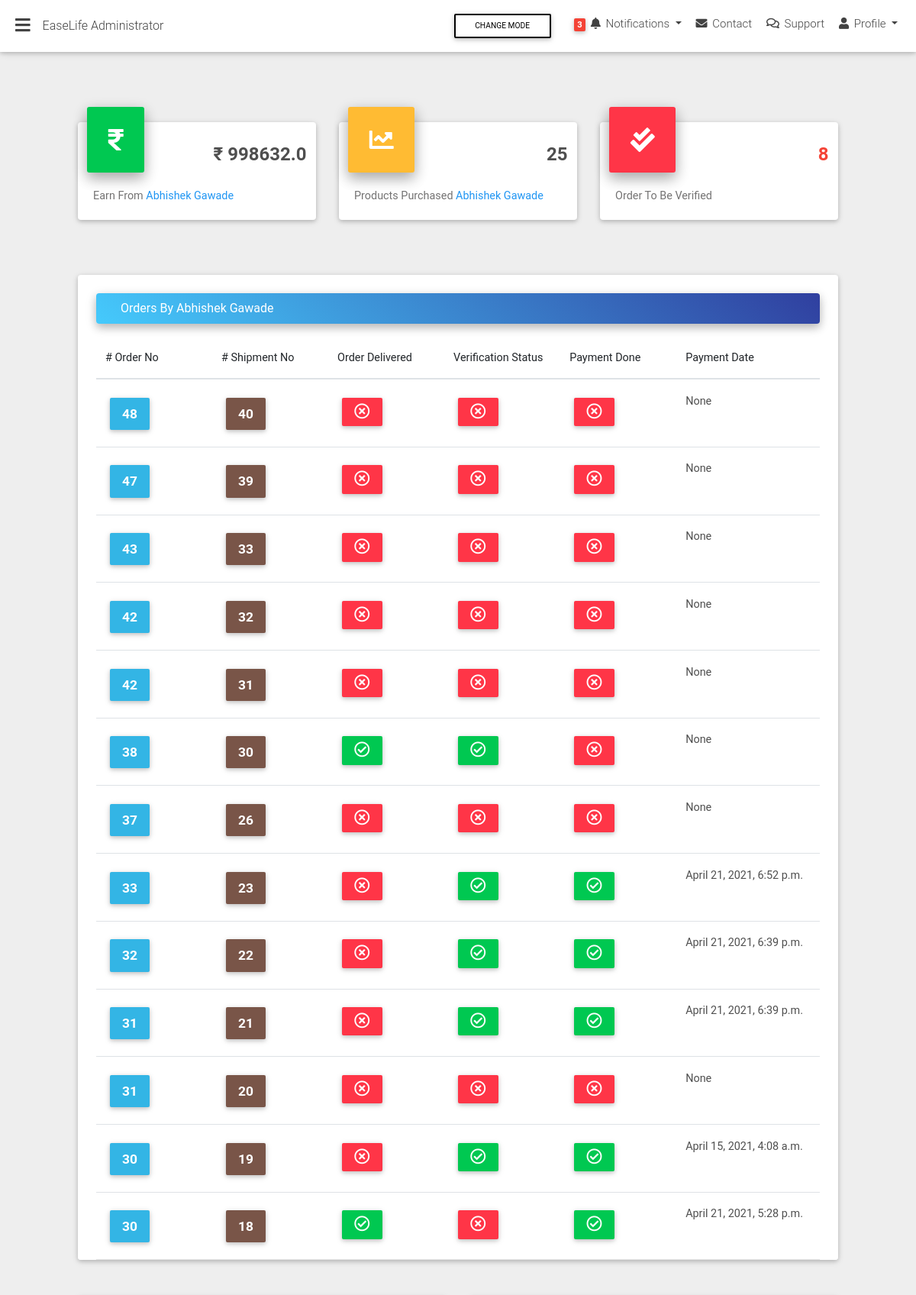
The page /easylife-admin/user-details/1/ (upper part) on the database as committed earlier.
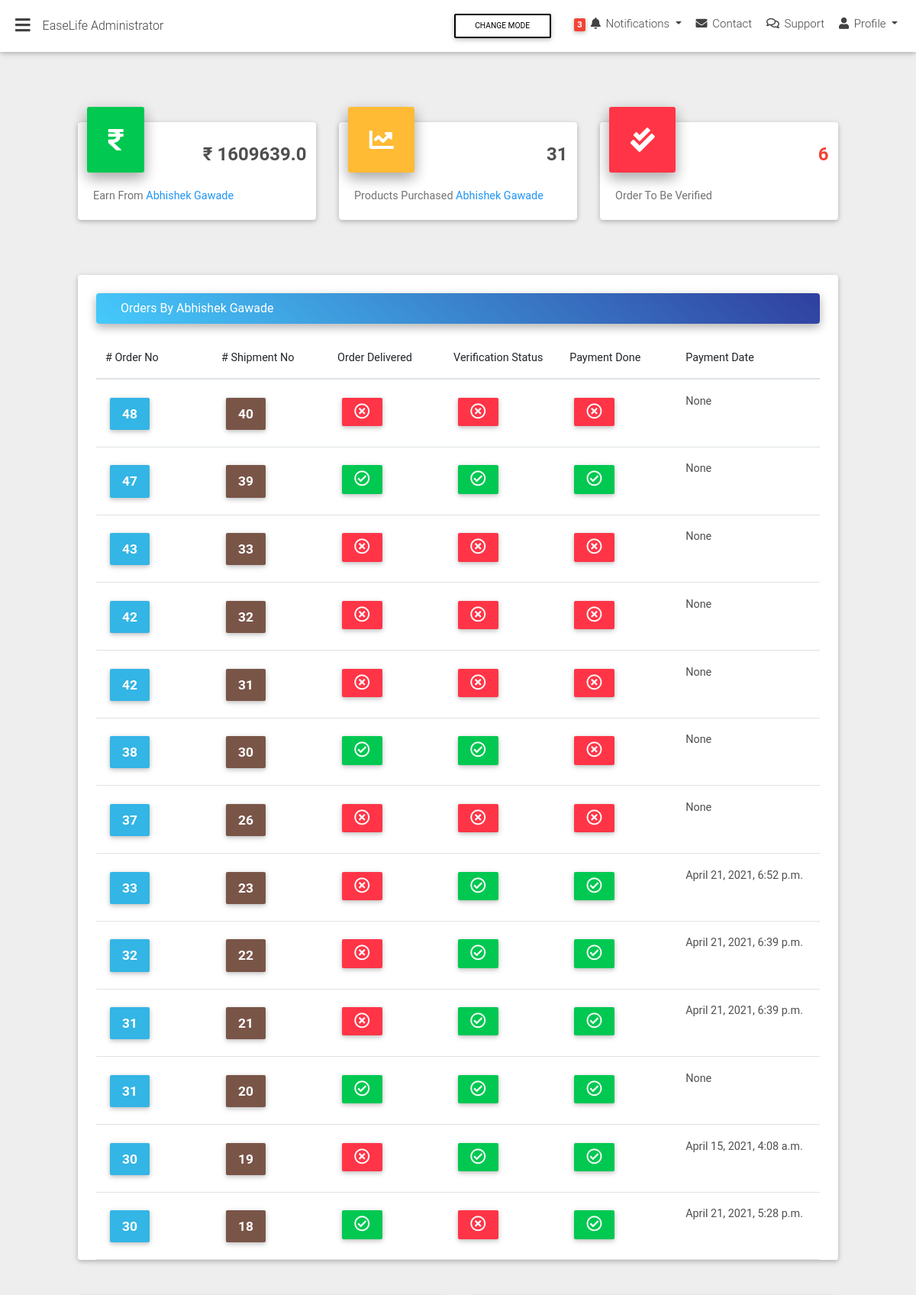
The same page on the database as committed later.
### base/models.py (models this page shows, shortened)
class ShippmentOrder(models.Model):
    user=models.ForeignKey(settings.AUTH_USER_MODEL,on_delete=models.CASCADE)
    order=models.ForeignKey('Order',on_delete=models.CASCADE)
    verify_order = models.BooleanField(default=False,blank=True)
    verify_done_date= models.DateTimeField(blank=True,null=True)
    delivered= models.BooleanField(default=False,blank=True)
    delivered_done_date= models.DateTimeField(blank=True,null=True)
    payment_done=models.BooleanField(default=False,blank=True)
    payment_done_date= models.DateTimeField(blank=True,null=True)
    report_spam=models.BooleanField(default=False,blank=True)
    description=models.TextField(max_length=250,blank=True)
    class Meta:
        verbose_name = "ShippmentOrder"
        verbose_name_plural = "ShippmentOrders"

class Order(models.Model):
    user = models.ForeignKey(settings.AUTH_USER_MODEL,on_delete=models.CASCADE)
    items =models.ManyToManyField(OrderItem)
    ordered = models.BooleanField(default=False)
    start_date =models.DateTimeField(auto_now_add=True)
    ordered_date = models.DateTimeField()
    billing_address=models.ForeignKey('BillingAddress',on_delete=models.SET_NULL,blank=True,null=True)
    def get_total(self):
        total=0
        for order_item in self.items.all():
            total +=order_item.get_final_price()
        return total

### easylife_admin/views.py (the view)
# urls.py: path('user-details/<pk>/', user_details, name='user_details'),
def user_details(request,pk):
	user=get_object_or_404(User,pk=pk)
	shippment_order_user= ShippmentOrder.objects.filter(user=user)
	earn_money=0
	item_purchased=0
	no_verified=ShippmentOrder.objects.filter(user=user,verify_order=False).count()
	for shippment_order in shippment_order_user.filter(verify_order=True,payment_done=True):
		earn_money+=shippment_order.order.get_total()
		item_purchased+=shippment_order.order.items.count()
	return render(request,'easylife_admin/user_detail_view.html',{
		'shippment_order_user':shippment_order_user[::-1],
		'user':user,'earn_money':earn_money,'item_purchased':item_purchased,'no_verified':no_verified,'last_order':shippment_order_user.last()})

### base/models.py (called while the page is built)
    def get_total_item_price(self):
        return self.qauntity * self.item.price

    def get_total_discount_price(self):
        return self.qauntity * self.item.discount_price

    def get_final_price(self):
        if self.item.discount_price:
            return self.get_total_discount_price()
        return self.get_total_item_price()

### templates/easylife_admin/user_detail_view.html (shortened to what the changed rows need)
{% extends "easylife_admin/admin_base.html" %}
{% load static %}
{% block content %}
    <div class="container-fluid">
      <section class="mt-md-4 pt-md-2 mb-5 pb-4">
        <div class="row">
          <div class="col-xl-4 col-md-6 mb-xl-0 mb-4">
            <div class="card card-cascade cascading-admin-card">
              <div class="admin-up">
                <div class="data">
                  <h4 class="font-weight-bold dark-grey-text">₹ {{earn_money}}</h4>
                </div>
              </div>
            </div>
          </div>
          <div class="col-xl-4 col-md-6 mb-xl-0 mb-4">
            <div class="card card-cascade cascading-admin-card">
              <div class="admin-up">
                <div class="data">
                  <h4 class="font-weight-bold dark-grey-text">{{item_purchased}}</h4>
                </div>
              </div>
            </div>
          </div>
          <div class="col-xl-4 col-md-6 mb-md-0 mb-4">
            <div class="card card-cascade cascading-admin-card">
              <div class="admin-up">
                <div class="data">
                  <h4 class="font-weight-bold danger-grey-text">
                    <span class="red-text">{{no_verified}}</span>
                  </h4>
                </div>
              </div>
            </div>
          </div>
        </div>
      </section>
      <section class="mb-5">
        <div class="card card-cascade narrower">
          <section>
            <br>
            <div class="card card-cascade narrower z-depth-0">
              <div class="px-4">
                <div class="table-responsive">
                  <table class="table table-hover mb-0">
                    <thead>
                      <tr>
                        <th class="th-lg"># Order No</th>
                        <th class="th-lg"># Shipment No</th>
                        <th class="th-lg">Order Delivered </th>
                        <th class="th-lg">Verification Status</th>
                        <th class="th-lg">Payment Done</th>
                        <th class="th-lg">Payment Date</th>
                      </tr>
                    </thead>
                    <tbody>
                      {% for row in shippment_order_user %}
                      <tr>
                        <td>
                       <a href="{% url 'easylife_admin:order-review' row.order.id row.id user.id %}" style="color:white">
                            <button type="button" class="btn btn-info btn-sm px-3">
                              <b style="font-size:170%">{{row.order.id}}</b>
                            </button>
                      </a>
                      </td>
                        <td>
                        <a href='{% url 'easylife_admin:order-review' row.order.id row.id user.id %}' style="color:white">
                            <button type="button" class="btn btn-brown waves-effect waves-light btn-sm px-3">
                              <b style="font-size:170%">{{row.id}}</b>
                            </button>
                      </a>
                      </td>
                        <td>
                                {% if  row.delivered %}
                                  <button type="button" class="btn btn-success btn-sm px-3">
                                      <i class="far fa-check-circle fa-2x"></i>
                                      </button>
                                {% else %}
                                    <button type="button" class="btn btn-danger btn-sm px-3">
                                      <i class="far fa-times-circle fa-2x"></i>
                                    </button>
                                {% endif %}
                        </td>
                        <td>
                          {% if  row.verify_order %}
                          <button type="button" class="btn btn-success btn-sm px-3">
                              <i class="far fa-check-circle fa-2x"></i>
                            </button>
                          {% else %}
                                <button type="button" class="btn btn-danger btn-sm px-3">
                             <i class="far fa-times-circle fa-2x"></i>
                            </button>
                          {% endif %}
                      </td>
                        <td>
                                               {% if  row.payment_done %}
                          <button type="button" class="btn btn-success btn-sm px-3">
                              <i class="far fa-check-circle fa-2x"></i>
                          {% else %}
                                <button type="button" class="btn btn-danger btn-sm px-3">
                             <i class="far fa-times-circle fa-2x"></i>
                          {% endif %}
                        </td>
                        <td>{{row.payment_done_date}}</td>
                      </tr>
                      {% endfor %}
                    </tbody>
                  </table>
                </div>
              </div>
            </div>
          </section>
        </div>
      </section>
    </div>
{% endblock content %}

Rows that differ between the two databases and show on the page:
changed ShippmentOrder id 39: delivered False → True (drawn); verify_order False → True (drawn); payment_done False → True (drawn)
changed ShippmentOrder id 20: delivered False → True (drawn); verify_order False → True (drawn); payment_done False → True (drawn)
Other text that changed with them:
{{ earn_money }}: "998632.0" → "1609639.0"
{{ item_purchased }}: "25" → "31"
{{ no_verified }}: "8" → "6"
